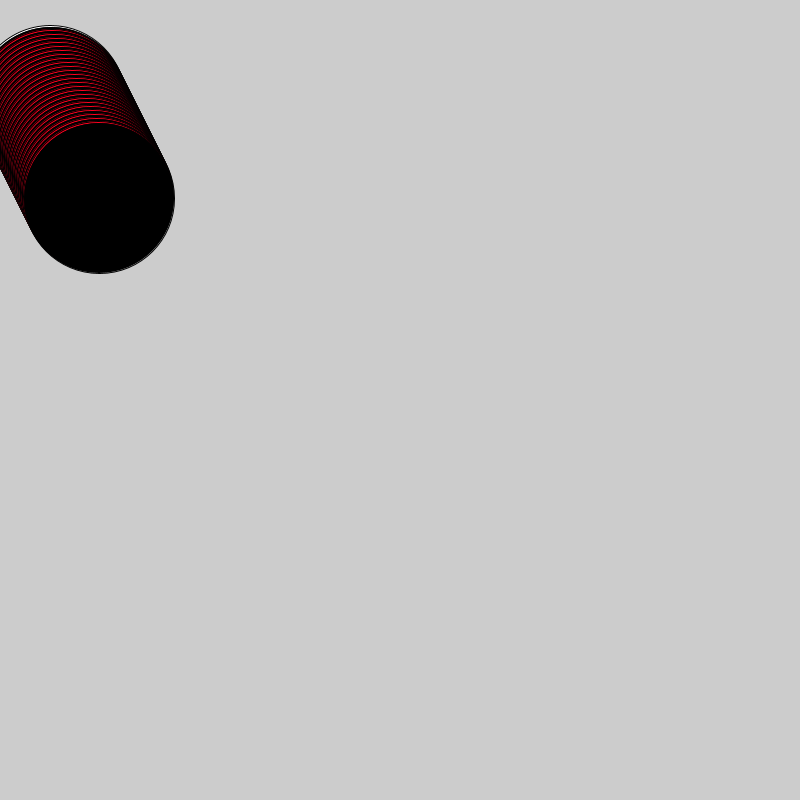
Frame 1 (no input)
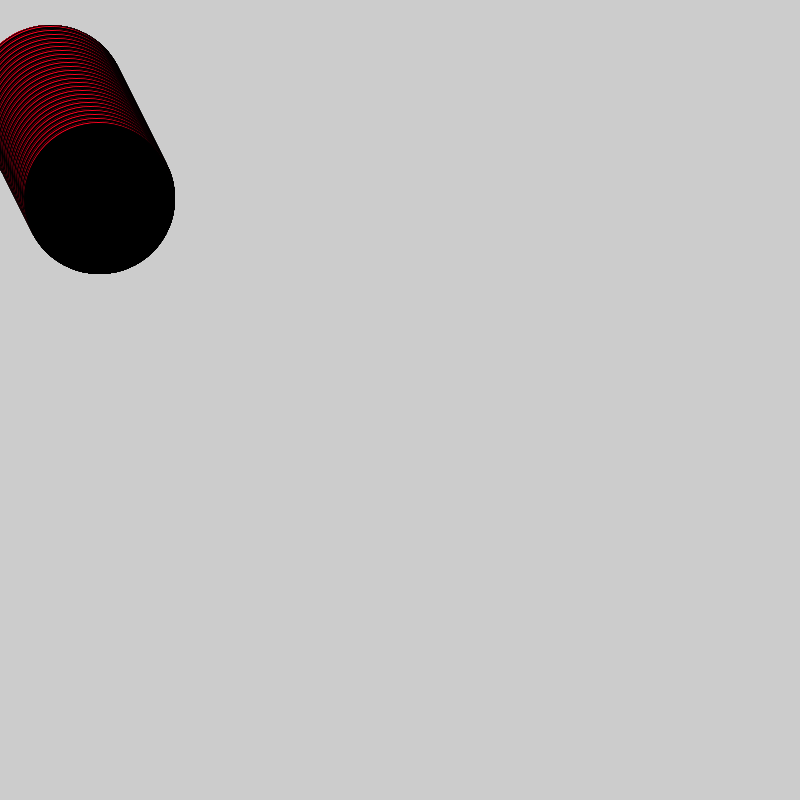
Frame 60 (the mouse pressed at the canvas centre just before this capture)
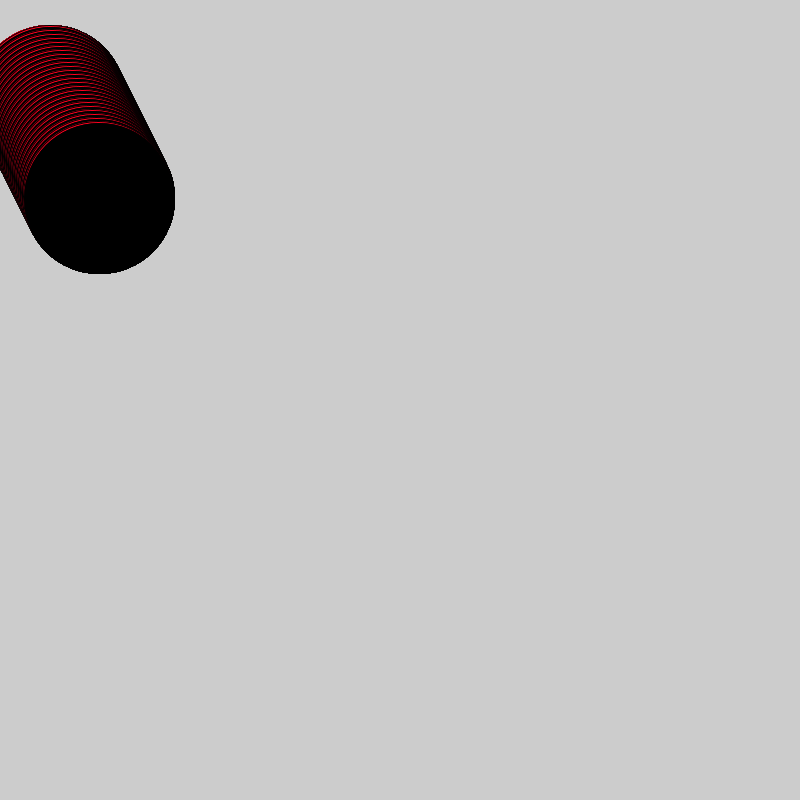
Frame 120 (the mouse held since frame 60 and released just before this capture)

The Processing sketch that drew these frames (run headless with seeded random() and noise(); from frame 60 on, the mouse is pressed at the canvas centre):

// Processing sketch: bullseye
// ── bullseye.pde
void setup() {
  size(800,800);
}

void draw() {  
  for(int i=50; i<100; i++){
        ellipse(i*1, i*2,150,150);
    if(i%2==0){
      fill(0,0,0);
    }
    else{
      fill(#FF001E);
    }
    
  }
}
